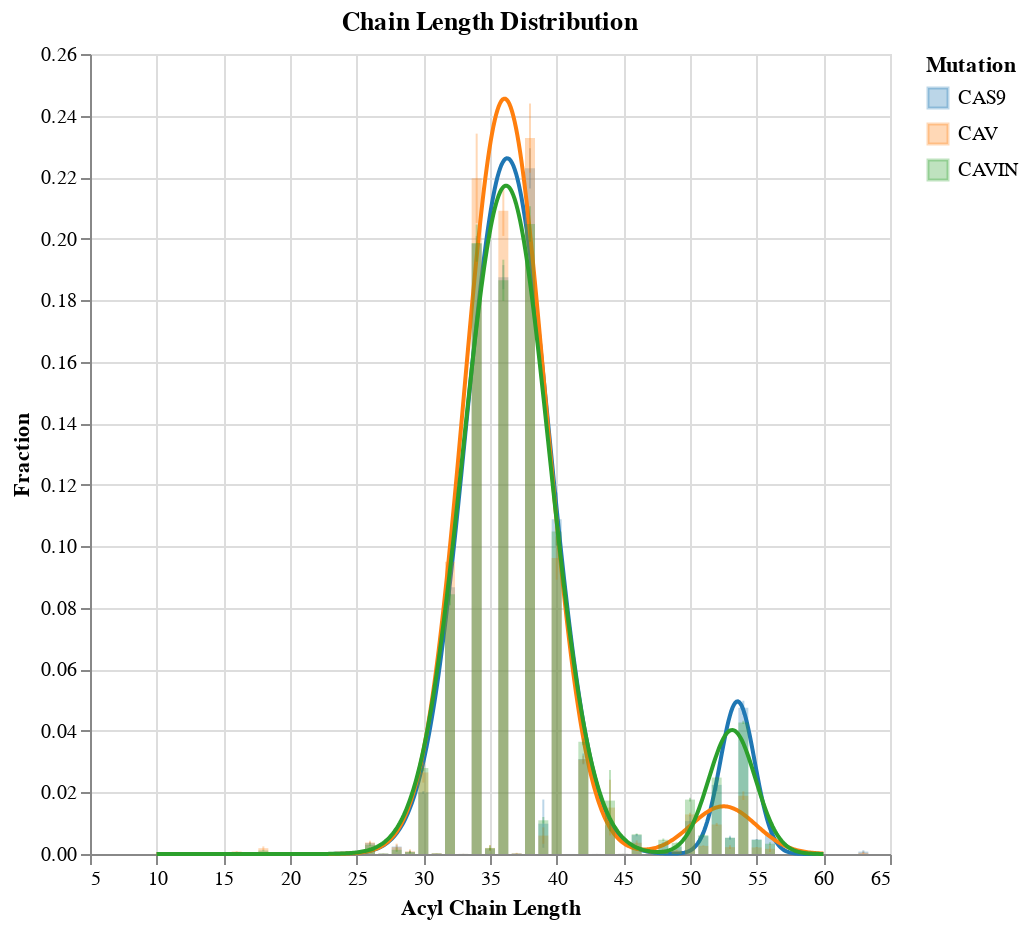

Here is the notebook cell this chart was saved with:
### Code cell
o_bimodal = alt.layer(*chart_list_o[:]).properties(title='Chain Length Distribution', width=400, height=400)
o_bimodal.save('graphs/cas_cav_cavin/chain_length/Histogram_Overlap.png', ppi=300, engine='vl-convert')
o_bimodal

### Figure 1 — Vega-Lite specification as saved in the notebook (floating-point values rounded to 4 significant figures; data arrays with more than 128 entries replaced by an {"elided": "..."} marker saying what was removed)
{"config": {"view": {"continuousWidth": 300, "continuousHeight": 300}}, "layer": [{"layer": [{"mark": {"type": "bar", "opacity": 0.3}, "encoding": {"color": {"field": "Mutation", "scale": {"range": ["#1f77b4", "#ff7f0e", "#2ca02c"]}, "type": "nominal"}, "x": {"field": "Acyl Chain Length", "type": "quantitative"}, "y": {"aggregate": "mean", "field": "Fraction", "scale": {"domain": [0, 0.26]}, "type": "quantitative"}}}, {"mark": {"type": "errorbar", "extent": "stdev", "opacity": 0.3}, "encoding": {"color": {"field": "Mutation", "scale": {"range": ["#1f77b4", "#ff7f0e", "#2ca02c"]}, "type": "nominal"}, "x": {"field": "Acyl Chain Length", "type": "quantitative"}, "y": {"field": "Fraction", "type": "quantitative"}}}, {"data": {"name": "data-2007da9f8350d199b3f43650ccd01eb6"}, "mark": {"type": "line", "color": "#1f77b4"}, "encoding": {"color": {"field": "Mutation", "scale": {"range": ["#1f77b4", "#ff7f0e", "#2ca02c"]}, "type": "nominal"}, "x": {"field": "Acyl Chain Length", "type": "quantitative"}, "y": {"field": "Fraction", "type": "quantitative"}}}], "data": {"name": "data-65e9f4b9863ef17e07f860bf8efc7611"}}, {"layer": [{"mark": {"type": "bar", "opacity": 0.3}, "encoding": {"color": {"field": "Mutation", "scale": {"range": ["#1f77b4", "#ff7f0e", "#2ca02c"]}, "type": "nominal"}, "x": {"field": "Acyl Chain Length", "type": "quantitative"}, "y": {"aggregate": "mean", "field": "Fraction", "scale": {"domain": [0, 0.26]}, "type": "quantitative"}}}, {"mark": {"type": "errorbar", "extent": "stdev", "opacity": 0.3}, "encoding": {"color": {"field": "Mutation", "scale": {"range": ["#1f77b4", "#ff7f0e", "#2ca02c"]}, "type": "nominal"}, "x": {"field": "Acyl Chain Length", "type": "quantitative"}, "y": {"field": "Fraction", "type": "quantitative"}}}, {"data": {"name": "data-16bc5afcfaf2460374ec01a27340de26"}, "mark": {"type": "line", "color": "#ff7f0e"}, "encoding": {"color": {"field": "Mutation", "scale": {"range": ["#1f77b4", "#ff7f0e", "#2ca02c"]}, "type": "nominal"}, "x": {"field": "Acyl Chain Length", "type": "quantitative"}, "y": {"field": "Fraction", "type": "quantitative"}}}], "data": {"name": "data-228e9817f5fb305f684a1dbb6c3650c4"}}, {"layer": [{"mark": {"type": "bar", "opacity": 0.3}, "encoding": {"color": {"field": "Mutation", "scale": {"range": ["#1f77b4", "#ff7f0e", "#2ca02c"]}, "type": "nominal"}, "x": {"field": "Acyl Chain Length", "type": "quantitative"}, "y": {"aggregate": "mean", "field": "Fraction", "scale": {"domain": [0, 0.26]}, "type": "quantitative"}}}, {"mark": {"type": "errorbar", "extent": "stdev", "opacity": 0.3}, "encoding": {"color": {"field": "Mutation", "scale": {"range": ["#1f77b4", "#ff7f0e", "#2ca02c"]}, "type": "nominal"}, "x": {"field": "Acyl Chain Length", "type": "quantitative"}, "y": {"field": "Fraction", "type": "quantitative"}}}, {"data": {"name": "data-f392947e4222838f4315aeee7f08209f"}, "mark": {"type": "line", "color": "#2ca02c"}, "encoding": {"color": {"field": "Mutation", "scale": {"range": ["#1f77b4", "#ff7f0e", "#2ca02c"]}, "type": "nominal"}, "x": {"field": "Acyl Chain Length", "type": "quantitative"}, "y": {"field": "Fraction", "type": "quantitative"}}}], "data": {"name": "data-6a27965d8fe418872482d0cf8c3c747c"}}], "height": 400, "title": "Chain Length Distribution", "width": 400, "$schema": "https://vega.github.io/schema/vega-lite/v5.17.0.json", "datasets": {"data-65e9f4b9863ef17e07f860bf8efc7611": {"elided": "172 records"}, "data-2007da9f8350d199b3f43650ccd01eb6": {"elided": "500 records"}, "data-228e9817f5fb305f684a1dbb6c3650c4": {"elided": "172 records"}, "data-16bc5afcfaf2460374ec01a27340de26": {"elided": "500 records"}, "data-6a27965d8fe418872482d0cf8c3c747c": {"elided": "172 records"}, "data-f392947e4222838f4315aeee7f08209f": {"elided": "500 records"}}}
